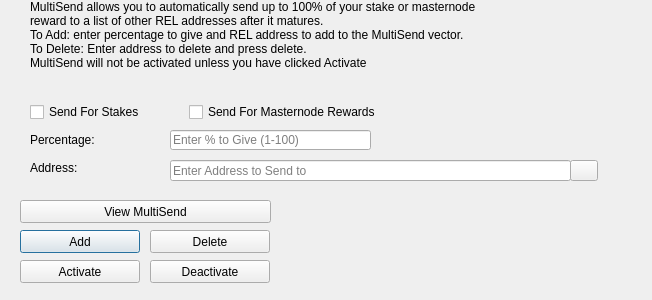
<?xml version="1.0" encoding="UTF-8"?>
<ui version="4.0">
 <class>MultiSendDialog</class>
 <widget class="QDialog" name="MultiSendDialog">
  <property name="windowModality">
   <enum>Qt::NonModal</enum>
  </property>
  <property name="geometry">
   <rect>
    <x>0</x>
    <y>0</y>
    <width>652</width>
    <height>300</height>
   </rect>
  </property>
  <property name="windowTitle">
   <string>MultiSend</string>
  </property>
  <widget class="QLineEdit" name="multiSendPercentEdit">
   <property name="geometry">
    <rect>
     <x>170</x>
     <y>130</y>
     <width>201</width>
     <height>20</height>
    </rect>
   </property>
   <property name="toolTip">
    <string>Enter whole numbers 1 - 100</string>
   </property>
   <property name="placeholderText">
    <string>Enter % to Give (1-100)</string>
   </property>
  </widget>
  <widget class="QLineEdit" name="multiSendAddressEdit">
   <property name="geometry">
    <rect>
     <x>170</x>
     <y>160</y>
     <width>401</width>
     <height>21</height>
    </rect>
   </property>
   <property name="toolTip">
    <string/>
   </property>
   <property name="placeholderText">
    <string>Enter Address to Send to</string>
   </property>
  </widget>
  <widget class="QLabel" name="label_2">
   <property name="geometry">
    <rect>
     <x>30</x>
     <y>0</y>
     <width>451</width>
     <height>121</height>
    </rect>
   </property>
   <property name="lineWidth">
    <number>1</number>
   </property>
   <property name="text">
    <string>MultiSend allows you to automatically send up to 100% of your stake or masternode reward to a list of other REL addresses after it matures.
To Add: enter percentage to give and REL address to add to the MultiSend vector.
To Delete: Enter address to delete and press delete.
MultiSend will not be activated unless you have clicked Activate</string>
   </property>
   <property name="alignment">
    <set>Qt::AlignLeading|Qt::AlignLeft|Qt::AlignTop</set>
   </property>
   <property name="wordWrap">
    <bool>true</bool>
   </property>
  </widget>
  <widget class="QLabel" name="message">
   <property name="geometry">
    <rect>
     <x>290</x>
     <y>200</y>
     <width>351</width>
     <height>91</height>
    </rect>
   </property>
   <property name="text">
    <string/>
   </property>
  </widget>
  <widget class="QPushButton" name="addButton">
   <property name="geometry">
    <rect>
     <x>20</x>
     <y>230</y>
     <width>120</width>
     <height>23</height>
    </rect>
   </property>
   <property name="toolTip">
    <string/>
   </property>
   <property name="statusTip">
    <string>Add to MultiSend Vector</string>
   </property>
   <property name="text">
    <string>Add</string>
   </property>
  </widget>
  <widget class="QPushButton" name="disableButton">
   <property name="geometry">
    <rect>
     <x>150</x>
     <y>260</y>
     <width>120</width>
     <height>23</height>
    </rect>
   </property>
   <property name="statusTip">
    <string>Deactivate MultiSend</string>
   </property>
   <property name="text">
    <string>Deactivate</string>
   </property>
  </widget>
  <widget class="QPushButton" name="addressBookButton">
   <property name="geometry">
    <rect>
     <x>570</x>
     <y>160</y>
     <width>28</width>
     <height>21</height>
    </rect>
   </property>
   <property name="toolTip">
    <string>Choose an address from the address book</string>
   </property>
   <property name="text">
    <string/>
   </property>
   <property name="icon">
    <iconset resource="../rel.qrc">
     <normaloff>:/icons/address-book</normaloff>:/icons/address-book</iconset>
   </property>
   <property name="shortcut">
    <string>Alt+A</string>
   </property>
   <property name="autoDefault">
    <bool>false</bool>
   </property>
  </widget>
  <widget class="QLabel" name="label">
   <property name="geometry">
    <rect>
     <x>30</x>
     <y>130</y>
     <width>121</width>
     <height>20</height>
    </rect>
   </property>
   <property name="toolTip">
    <string>Percentage of stake to send</string>
   </property>
   <property name="text">
    <string>Percentage:</string>
   </property>
  </widget>
  <widget class="QLabel" name="label_5">
   <property name="geometry">
    <rect>
     <x>30</x>
     <y>160</y>
     <width>111</width>
     <height>16</height>
    </rect>
   </property>
   <property name="toolTip">
    <string>Address to send portion of stake to</string>
   </property>
   <property name="text">
    <string>Address:</string>
   </property>
  </widget>
  <widget class="QPushButton" name="deleteButton">
   <property name="geometry">
    <rect>
     <x>150</x>
     <y>230</y>
     <width>120</width>
     <height>23</height>
    </rect>
   </property>
   <property name="toolTip">
    <string/>
   </property>
   <property name="statusTip">
    <string>Delete Address From MultiSend Vector</string>
   </property>
   <property name="text">
    <string>Delete</string>
   </property>
  </widget>
  <widget class="QPushButton" name="activateButton">
   <property name="geometry">
    <rect>
     <x>20</x>
     <y>260</y>
     <width>120</width>
     <height>23</height>
    </rect>
   </property>
   <property name="statusTip">
    <string>Activate MultiSend</string>
   </property>
   <property name="text">
    <string>Activate</string>
   </property>
  </widget>
  <widget class="QPushButton" name="viewButton">
   <property name="geometry">
    <rect>
     <x>20</x>
     <y>200</y>
     <width>251</width>
     <height>23</height>
    </rect>
   </property>
   <property name="toolTip">
    <string/>
   </property>
   <property name="statusTip">
    <string>View MultiSend Vector</string>
   </property>
   <property name="text">
    <string>View MultiSend</string>
   </property>
  </widget>
  <widget class="QWidget" name="horizontalLayoutWidget">
   <property name="geometry">
    <rect>
     <x>30</x>
     <y>100</y>
     <width>351</width>
     <height>24</height>
    </rect>
   </property>
   <layout class="QHBoxLayout" name="horizontalLayout">
    <item>
     <widget class="QCheckBox" name="multiSendStakeCheckBox">
      <property name="text">
       <string>Send For Stakes</string>
      </property>
     </widget>
    </item>
    <item>
     <widget class="QCheckBox" name="multiSendMasternodeCheckBox">
      <property name="text">
       <string>Send For Masternode Rewards</string>
      </property>
     </widget>
    </item>
   </layout>
  </widget>
 </widget>
 <resources>
  <include location="../rel.qrc"/>
 </resources>
 <connections/>
</ui>
